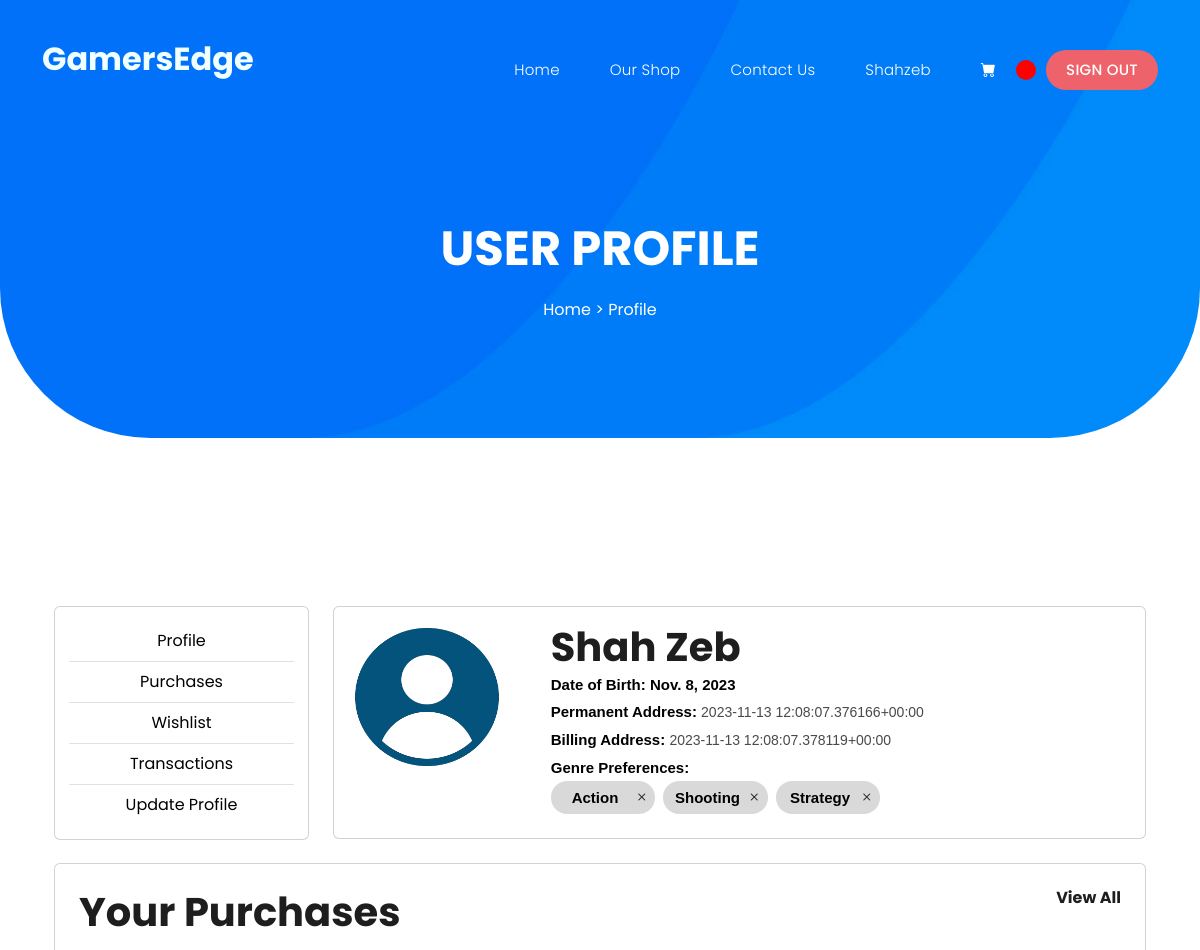
Before: /profile/ (signed in, upper part) with the older database file.
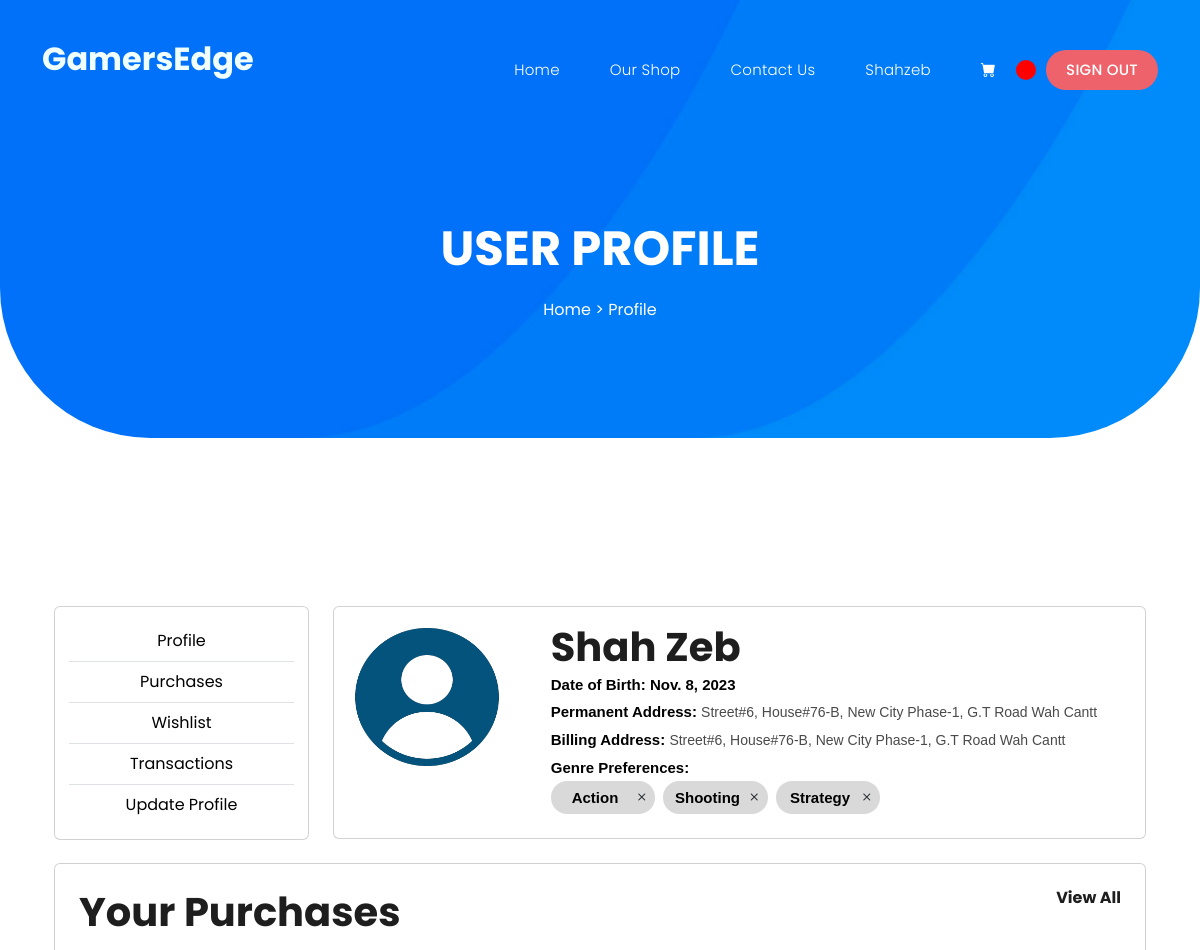
After: the same page with the newer database file.
### user/models.py (models this page shows, shortened)
class Profile(models.Model):
    user = models.OneToOneField(User, on_delete=models.CASCADE)
    display_name = models.CharField(max_length=255)
    profile_image = models.ImageField(
        null=True, blank=True, upload_to='profiles/', default="profiles/user-default.png")
    date_of_birth = models.DateField(null=True, blank=True)
    permenant_address = models.CharField(max_length=250)
    temporary_address = models.CharField(max_length=250)
    city = models.CharField(max_length=200, null=False)
    state = models.CharField(max_length=200, null=False)
    zipcode = models.CharField(max_length=200, null=False)
    wishlist = models.ForeignKey('UserWishlist', on_delete=models.CASCADE, null=True, blank=True)
    purchase_history = models.ForeignKey('UserPurchaseHistory', on_delete=models.CASCADE, null=True, blank=True)
    genre_preferences = models.ManyToManyField(Genre)  # Many-to-many relationship with genres
    date_added = models.DateField(auto_now_add=True)

### games/models.py (models this page shows, shortened)
class Genre(models.Model):
    name = models.CharField(max_length=50)

### user/views.py (the view)
# urls.py: path("profile/", views.profileView, name='profile'),
@login_required(login_url='login')
def profileView(request):
    profile = request.user.profile
    context = {'profile': profile}
    return render(request, 'user/profile.html', context)

### user/templates/user/profile.html (shortened to what this page needs)
{% extends 'main.html' %} {% load static %} {% block content %}
<div class="page-heading header-text">
  <div class="container">
    <div class="row">
      <div class="col-lg-12">
        <h3>User Profile</h3>
        <span class="breadcrumb"><a href="#">Home</a> > Profile</span>
      </div>
    </div>
  </div>
</div>
<div class="section">
  <div class="container mt-5 pt-5">
    <div class="container">
      <div class="row">
        <div class="col-lg-3 col-md-12 mb-3 mb-sm-1">
          <div class="card" style="padding: 14px;">
            <ul class="list-group list-group-flush text-center">
              <li class="list-group-item"><a href="" style="color: black;">Profile</a></li>
              <li class="list-group-item"><a href="{% url 'purchases' %}" style="color: black;">Purchases</a></li>
              <li class="list-group-item"><a href="" style="color: black;">Wishlist</a></li>
              <li class="list-group-item"><a href="" style="color: black;">Transactions</a></li>
              <li class="list-group-item"><a href="" style="color: black;">Update Profile</a></li>
            </ul>
          </div>
        </div>
        <div class="col-lg-9 col-md-12">
          <div class="card">
            <div class="row p-3">
              <div class="col-md-3">
                <img class="profile-picture" src="{{profile.profile_image.url}}" alt="">
              </div>
              <div class="col-md-9">
                <h1>{{profile.display_name}}</h1>
                <p class="do-b">
                  Date of Birth:
                  <span class="span">{{profile.date_of_birth}}</span>
                </p>
                <p class="permanent-address">
                  <span class="text-wrapper">Permanent Address: </span>
                  <span class="span"
                    >{{profile.permenant_address}}</span
                  >
                </p>
                <p class="permanent-address">
                  <span class="text-wrapper">Billing Address: </span>
                  <span class="span"
                    >{{profile.temporary_address}}</span
                  >
                </p>
                <div class="div">Genre Preferences:</div>
                <div class="d-flex gap-2 flex-wrap">
                  {% for genre in profile.genre_preferences.all %}
                  <div class="mb-2 d-flex">
                    <div class="grid">
                      <div class="overlap-group">
                        <div class="text-wrapper">{{ genre.name }}</div>
                        <i class="bi bi-x"></i>
                      </div>
                    </div>
                  </div>
                  {% endfor %}
                </div>
              </div>
            </div>
          </div>
          <br>
        </div>
      </div>
      <div class="card p-4 gap-3">
        <div class="row">
          <div class="col-lg-11 text-right">
            <h1>Your Purchases</h1>
          </div>
          <div class="col text-right">
            <a href=""><h6>View All</h6></a>
          </div>
        </div>
      </div>
      <br>
    </div>
  </div>
</div>
{% endblock content %}

### templates/main.html (shortened to what this page needs)
{% load static %}
<!DOCTYPE html>
<html lang="en">
  <head>
    <link href="https://cdn.jsdelivr.net/npm/bootstrap@5.3.2/dist/css/bootstrap.min.css" rel="stylesheet">
    <link href="{% static 'bootstrap/css/bootstrap.min.css' %}" rel="stylesheet">
    <link rel="stylesheet" href="https://cdn.jsdelivr.net/npm/bootstrap-icons@1.11.1/font/bootstrap-icons.css">
    <link rel="stylesheet" href="{% static 'css/fontawesome.css' %}">
    <link rel="stylesheet" href="{% static 'css/templatemo-lugx-gaming.css' %}">
    <link rel="stylesheet" href="{% static 'css/owl.css' %}">
    <link rel="stylesheet" href="{% static 'css/animate.css' %}">
    <link rel="stylesheet" href="{% static 'css/profile.css' %}">
    <link rel="stylesheet" href="{% static 'css/cart.css' %}">
    <link rel="stylesheet"href="https://unpkg.com/swiper@7/swiper-bundle.min.css"/>
  </head>
<body>
  <header class="header-area header-sticky">
    <div class="container">
        <div class="row">
            <div class="col-12">
              {% include 'navbar.html' %}
            </div>
        </div>
    </div>
  </header>
  {% block content %} {% endblock content %}
  </body>
</html>

### templates/navbar.html (shortened to what this page needs)
{% load static %}
<nav class="main-nav">
    <a href="{% url 'home' %}" class="logo">
        <h2 style="color: azure;">GamersEdge</h2>
    </a>
    <ul class="nav">
        <li><a href="{% url 'home' %}">Home</a></li>
        <li><a href="{% url 'shop' %}">Our Shop</a></li>
        <li><a href="{% url 'contact' %}">Contact Us</a></li>
        {% if request.user.is_authenticated %}
        <li><a href="{% url 'profile' %}">{{ request.user.username }}</a></li>
        <li class="d-flex align-items-center">
            <a href="{% url 'cart' %}">
                <i class="bi bi-cart-fill" style="color: white;"></i>
            </a>
            <p id="cart-total" class="mb-0 ml-1 text-center">{{cartItems}}</p>
        </li>
        <li><a href="{% url 'logout' %}">Sign Out</a></li>
        {% else %}
        <li><a href="{% url 'login' %}">Sign In</a></li>
        {% endif %}
    </ul>
</nav>

### static/css/templatemo-lugx-gaming.css (style rules this page uses)
html, body, div, span, applet, object, iframe, h1, h2, h3, h4, h5, h6, p, blockquote, div pre, a, abbr, acronym, address, big, cite, code, del, dfn, em, font, img, ins, kbd, q, s, samp, small, strike, strong, sub, sup, tt, var, b, u, i, center, dl, dt, dd, ol, ul, li, figure, header, nav, section, article, aside, footer, figcaption { margin: 0; padding: 0; border: 0; outline: 0; }
ul, li { padding: 0; margin: 0; list-style: none; }
header, nav, section, article, aside, footer, hgroup { display: block; }
* { box-sizing: border-box; }
html, body { font-family: 'Poppins', sans-serif; -ms-text-size-adjust: 100%; -webkit-font-smoothing: antialiased; -moz-osx-font-smoothing: grayscale; }
a { text-decoration: none !important; }
h1, h2, h3, h4, h5, h6 { color: #1e1e1e; margin-top: 0px; margin-bottom: 0px; font-weight: 700; }
ul { margin-bottom: 0px; }
p { font-size: 14px; line-height: 28px; color: #4a4a4a; }
img { width: 100%; overflow: hidden; }
html, body { font-family: 'Poppins', sans-serif; }
.section { margin-top: 120px; }
.header-area { position: absolute; background-color: transparent; top: 40px; left: 0; right: 0; z-index: 100; -webkit-transition: all .5s ease 0s; -moz-transition: all .5s ease 0s; -o-transition: all .5s ease 0s; transition: all .5s ease 0s; }
.header-area .main-nav { background: transparent; display: flex; }
.header-area .main-nav .logo { -webkit-transition: all 0.3s ease 0s; -moz-transition: all 0.3s ease 0s; -o-transition: all 0.3s ease 0s; transition: all 0.3s ease 0s; display: inline-block; }
.header-area .main-nav ul.nav { border-radius: 0px 0px 25px 25px; flex-basis: 100%; margin-top: 10px; justify-content: right; -webkit-transition: all 0.3s ease 0s; -moz-transition: all 0.3s ease 0s; -o-transition: all 0.3s ease 0s; transition: all 0.3s ease 0s; position: relative; z-index: 999; }
.header-area .main-nav .nav li:last-child { padding-right: 0px; }
.header-area .main-nav .nav li { padding-left: 10px; padding-right: 10px; height: 40px; line-height: 40px; }
.header-area .main-nav .nav li a { display: block; padding-left: 20px; padding-right: 20px; border-radius: 20px; font-weight: 300; font-size: 15px; height: 40px; line-height: 40px; text-transform: capitalize; color: #fff; -webkit-transition: all 0.4s ease 0s; -moz-transition: all 0.4s ease 0s; -o-transition: all 0.4s ease 0s; transition: all 0.4s ease 0s; border: transparent; letter-spacing: .25px; }
.header-area .main-nav .nav li:last-child a { background-color: #ee626b; text-transform: uppercase; font-weight: 500; }
@media (max-width: 1200px) { .header-area .main-nav .nav li { padding-left: 5px; padding-right: 5px; } }
.page-heading { background-image: url(../images/page-heading-bg.jpg); border-radius: 0px 0px 150px 150px; background-position: center bottom; background-repeat: no-repeat; background-size: cover; padding: 200px 0px 100px 0px; text-align: center; }
.page-heading span { display: inline-block; font-size: 16px; color: #fff; }
.page-heading span a { color: #fff; }
.page-heading h3 { font-size: 48px; text-transform: uppercase; color: #fff; margin-top: 20px; position: relative; margin-bottom: 20px; }
body { overflow-x: hidden; }

### static/css/profile.css (style rules this page uses)
.profile-picture { width: 153.5px; height: 148.5px; border-radius: 76.75px/74.25px; }
.do-b { top: 60px; left: 192.5px; font-family: "Inter-Bold", Helvetica; font-weight: 700; color: #000000; font-size: 15px; letter-spacing: 0; line-height: 27.4px; white-space: nowrap; }
.text-wrapper { font-weight: 700; }
.span { font-family: "Inter-Regular", Helvetica; }
.div { top: 90px; left: 192.5px; font-family: "Inter-Bold", Helvetica; font-weight: 700; color: #000000; font-size: 15px; letter-spacing: 0; line-height: 27.4px; white-space: nowrap; }
.overlap-group { display: flex; align-items: center; justify-content: center; width: 104.5px; height: 33px; background-color: #d9d9d9; border-radius: 16.25px; }
.text-wrapper { width: 77.5px; top: 2.5px; left: 14px; font-family: "Inter-Bold", Helvetica; font-weight: 700; color: #000000; font-size: 15px; text-align: center; letter-spacing: 0; line-height: 27.4px; white-space: nowrap; }

### static/css/cart.css (style rules this page uses)
#cart-total { display: block; text-align: center; color:#fff; background-color: red; width: 20px; height: 20px; border-radius: 50%; font-size: 13px; }

Changed rows visible on the page:
changed Profile "Shah Zeb": permenant_address "2023-11-13 12:08:07.376166+00:00" → "Street#6, House#76-B, New City Phase-1, G.T Road Wah Cantt"; temporary_address "2023-11-13 12:08:07.378119+00:00" → "Street#6, House#76-B, New City Phase-1, G.T Road Wah Cantt"
